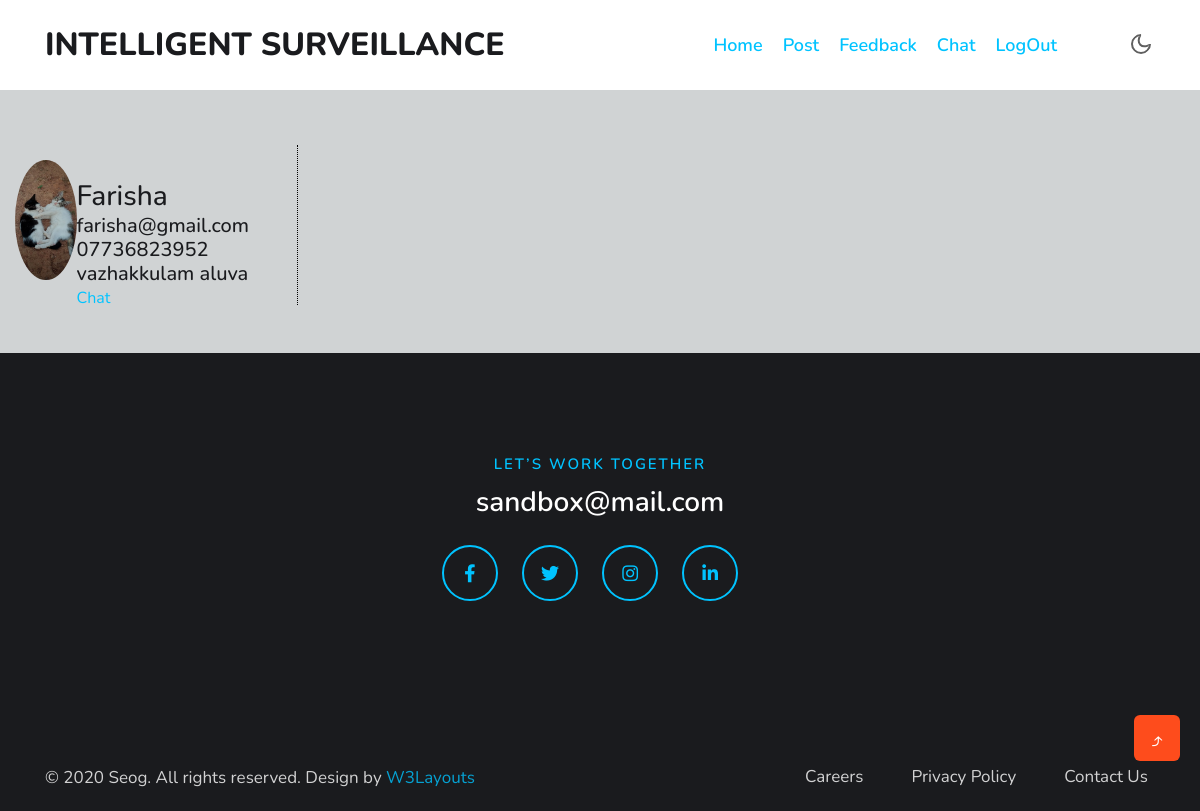
The page /sfViewSf?sfid=10 on the database its author committed.
### isApp/models.py (models this page shows)
class Users(models.Model):
    name = models.CharField(max_length=50)
    email = models.EmailField()
    phone = models.CharField(max_length=20)
    address = models.CharField(max_length=200)
    document = models.FileField(upload_to="docs")
    user = models.ForeignKey(User, on_delete=models.CASCADE)

### isApp/views.py (the view)
# urls.py: path("sfViewSf", views.sfViewSf),
def sfViewSf(request):
    id = request.GET['sfid']
    user = Users.objects.get(id=id)
    post = Post.objects.filter(user=id)
    return render(request, "sfViewSf.html", {"user": user, "post": post})

### templates/sfViewSf.html (shortened to what this page needs)
{% extends "sfBase.html" %} {% block content %}
<div class="w3l-contact-10" id="contact">
	<div class="form-41-mian py-lg-5 py-md-4 py-2">
		<div class="container-fluid d-flex">
			<div class="user d-flex">
				<img src="/static/media/{{user.document}}" alt="" onclick="myFun()" />
				<div class="cont">
					<a href="#"
						><h3>{{user.name}}</h3>
						<h5>{{user.email}}</h5>
						<h5>{{user.phone}}</h5>
						<h5>{{user.address}}</h5>
					</a>
					<a href="/sfChatPer?email={{user.email}}">Chat</a>
				</div>
			</div>
			<div class="mx-5 content">
			</div>
		</div>
	</div>
</div>
{% endblock %}

### templates/sfBase.html (style rules this page uses)
body { background-color: #d0d3d4; }

### templates/sfViewSf.html (style rules this page uses)
.w3l-inner-page-breadcrumb, .topHead, #contact { background-color: #d0d3d4; }
.user { width: 20%; max-height: 10em; justify-content: space-around; }
.user img { width: 120px; height: 120px; margin-top: 15px; border-radius: 50%; }
.user .cont { align-items: center; margin-top: 15%; }
.content { width: 80%; padding: 20px; border-left: 1px dotted #000; padding-left: 30px; }

### rows shown on the page
Users: document (picture), name "Farisha", email "farisha@gmail.com", phone "07736823952", address "vazhakkulam aluva"
